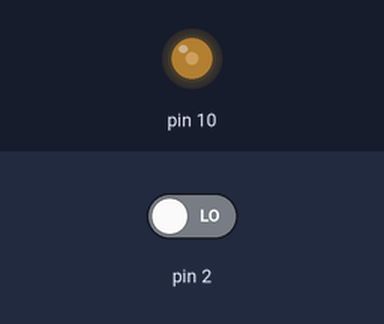
This sketch was run on a simulated Arduino Uno, built with avr-gcc and run on an emulated ATmega328P. Shown: output pins drawn as LEDs (lit = HIGH). Inputs (shaded band) come from the test bench; at power-on: pin 2 LOW. What the sketch prints to the serial monitor is not drawn.

Above: at 0.1 s.
Timing chart, 0 to 1.6 s (numbered marks = the images above):
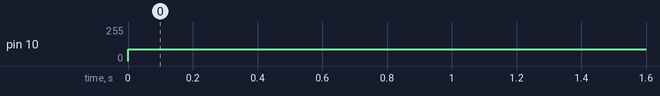

The sketch:

frequency_multiplication.ino
```cpp
int currentOutput;
int freq;
int i;
bool sent;
unsigned long timePassed;
unsigned long pulseStart;
unsigned long pulseStop;
unsigned long pulseWidth;
unsigned int interval = 1000; //1 seconds

void setup() {
  // put your setup code here, to run once
  pinMode(10, OUTPUT);
  pinMode(2, INPUT);
  freq = 0;
  i = 0;
  sent = false;
  Serial.begin(9600);
}

void loop() {
  // put your main code here, to run repeatedly:
  analogWrite(10,90);

  //should detect a change in output, if rising edge increment freq
  if (digitalRead(2) == HIGH && currentOutput == 0) {
    freq ++;
    currentOutput = 1;
    pulseStart = millis();

  } else if (digitalRead(2) == LOW && currentOutput == 1){
    freq ++;
    currentOutput = 0;
    pulseStop = millis();
  }
  pulseWidth = pulseStop - pulseStart;
  timePassed = millis();

  if (timePassed >= (i * interval)) {
    Serial.println(pulseWidth);
    freq = 0;
    i ++;
  }

}
```

Measured:
- by itself, pin 10: 0/255 → 90/255 at 0.00 s
